Frame 1 (no input): blank canvas, image omitted
Frame 60 (the mouse pressed at the canvas centre just before this capture): blank canvas, image omitted
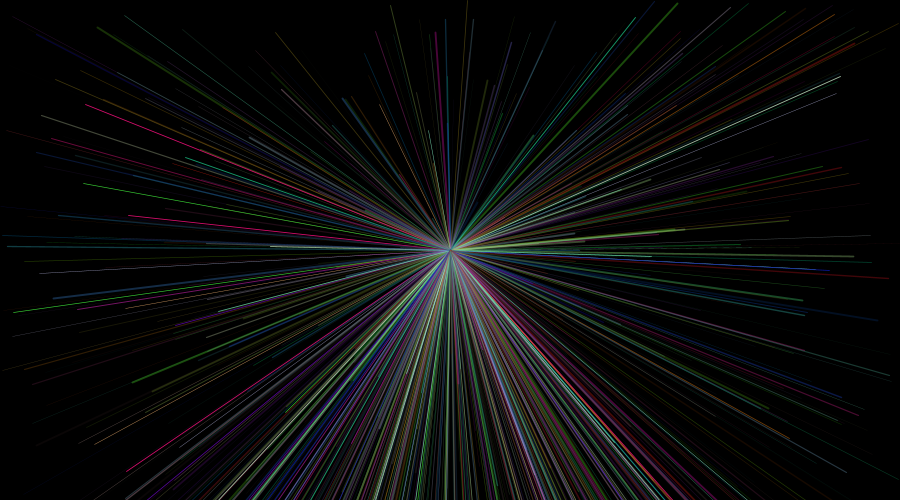
Frame 120 (the mouse held since frame 60 and released just before this capture)

The Processing sketch whose frames 1 and 60 were blank and that drew this single picture after the mouse press (run headless with seeded random() and noise(); from frame 60 on, the mouse is pressed at the canvas centre):

// Processing sketch: processing_16991
// ── processing_16991.pde

void setup(){
  size(900,500);
  background(0);
  smooth();
}
void draw(){
  if(mousePressed==true){
    fill(0,100);
    strokeWeight(random(1));
    stroke(random(255),random(255),random(255),random(255));
    line(mouseX,mouseY,random(width),random(width));
    line(mouseX,mouseY,random(width),random(width));
    line(mouseX,mouseY,random(width),random(width));
    line(mouseX,mouseY,random(width),random(width));
    line(mouseX,mouseY,random(width),random(width));
    strokeWeight(random(1.5));
    stroke(random(255),random(255),random(255),75);
    line(mouseX,mouseY,random(width),random(width));
    line(mouseX,mouseY,random(width),random(width));
    line(mouseX,mouseY,random(width),random(width));
    line(mouseX,mouseY,random(width),random(width));
    line(mouseX,mouseY,random(width),random(width));
    strokeWeight(random(2));
    stroke(random(255),random(255),random(255),75);
    line(mouseX,mouseY,random(width),random(width));
    line(mouseX,mouseY,random(width),random(width));
    line(mouseX,mouseY,random(width),random(width));
    line(mouseX,mouseY,random(width),random(width));
    line(mouseX,mouseY,random(width),random(width));
  }
}
void keyPressed(){
  background(0);
}
